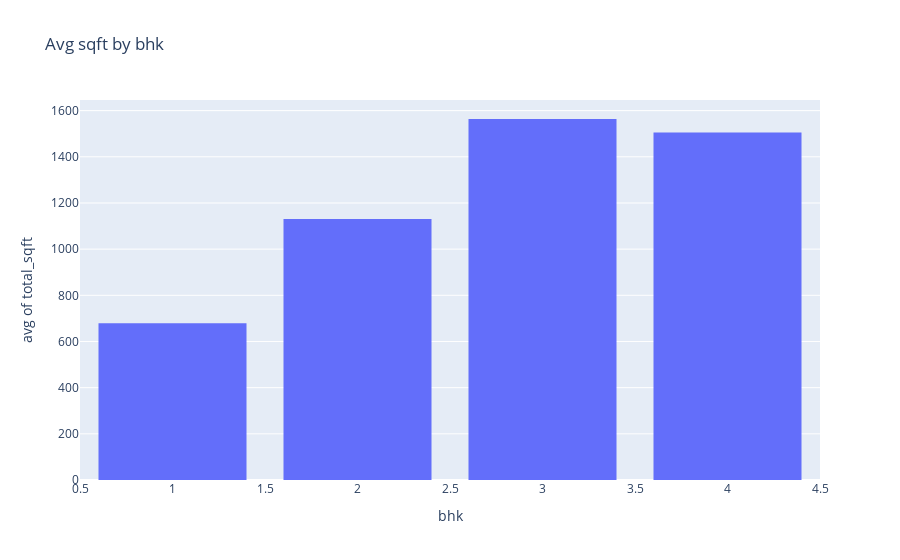

The notebook cell saved with this chart:
### Code cell
fig = px.histogram(df3, x='bhk',y='total_sqft', title='Avg sqft by bhk', histfunc='avg')
fig.update_layout(bargap=0.2)
fig.show()

### Figure 1 — Plotly figure (JSON) as saved in the notebook; plotly's stock layout.template omitted (floating-point values rounded to 4 significant figures; data arrays with more than 128 entries replaced by an {"elided": "..."} marker saying what was removed)
{"data": [{"alignmentgroup": "True", "bingroup": "x", "histfunc": "avg", "hovertemplate": "bhk=%{x}<br>avg of total_sqft=%{y}<extra></extra>", "legendgroup": "", "marker": {"color": "#636efa", "pattern": {"shape": ""}}, "name": "", "offsetgroup": "", "orientation": "v", "showlegend": false, "type": "histogram", "x": {"elided": "10552 int values"}, "xaxis": "x", "y": {"elided": "10552 float values"}, "yaxis": "y"}], "layout": {"bargap": 0.2, "barmode": "relative", "legend": {"tracegroupgap": 0}, "title": {"text": "Avg sqft by bhk"}, "xaxis": {"anchor": "y", "domain": [0, 1], "title": {"text": "bhk"}}, "yaxis": {"anchor": "x", "domain": [0, 1], "title": {"text": "avg of total_sqft"}}}}
